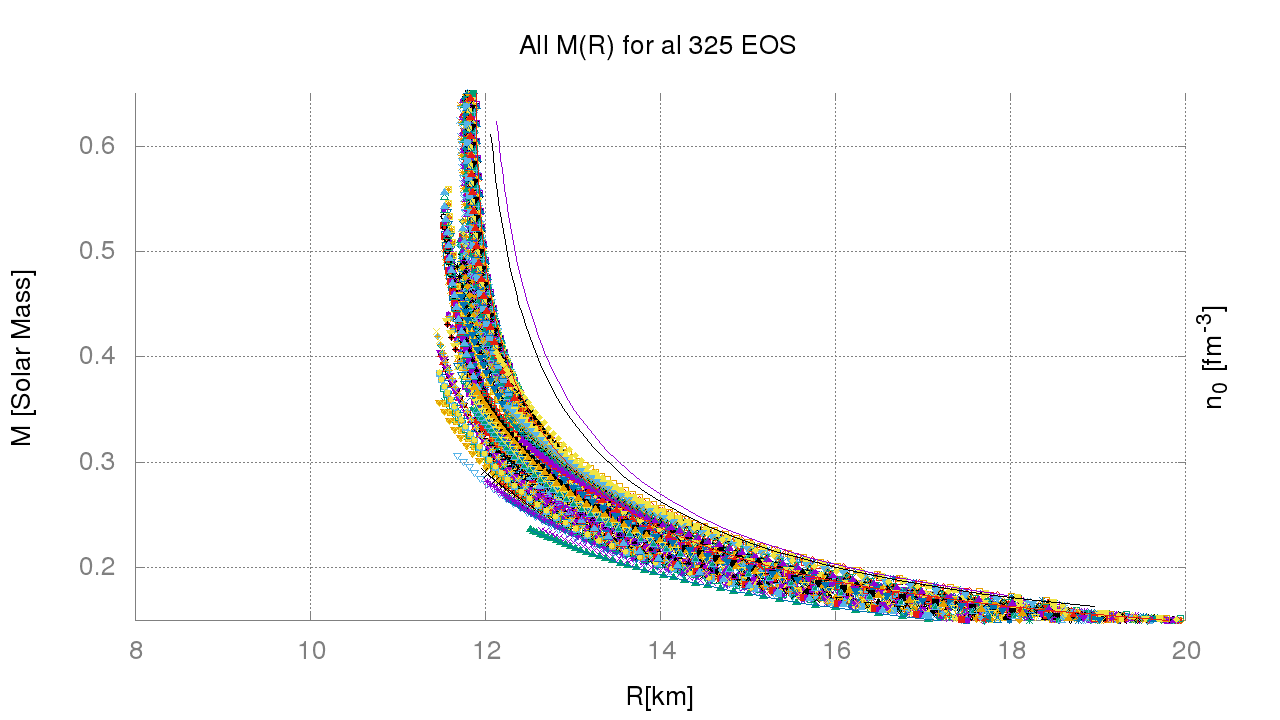

Write gnuplot code to recreate this figure.
reset
set style line 11 lc rgb '#808080' lt 1
set border 3 back ls 11
set style line 12 lc rgb '#808080' lt 0 lw 1
set grid back ls 12
#set tics nomirror

#set multiplot

set xlabel "R[km]"
set ylabel "M [Solar Mass]"
set y2label "n_0 [fm^{-3}]"
set title "Mass of the star function the radius R"

#set key top left
unset key
set title "All M(R) for al 325 EOS"
set xrange[8:20]
set yrange [0.15:0.65]

plot for [i=0:324] 'all_out'.i.'.txt' using 1:2 title ''.i ,\
                   'all_out73.txt' u 1:2 w l notitle,\
                   'all_out16.txt' u 1:2 w l notitle
                   #'all_out_sly.txt' u 1:2 w l ,\
                   #'all_out_DH.txt' u 1:2 w l 

#plot 'all_out73.txt' u 1:2:3 "%lf %lf %lf" w filledcu, \
     'all_out16.txt' u 1:2:3 lt -1 w filledcu  

#plot 'all_out73.txt' u 1:2 with filledcurves notitle,\
     'all_out16.txt' u 1:2 with filledcurves notitle
